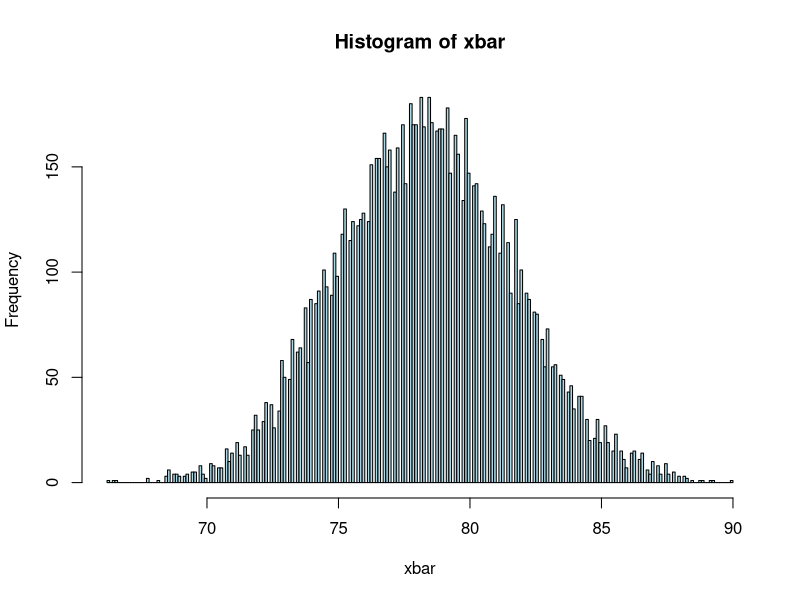
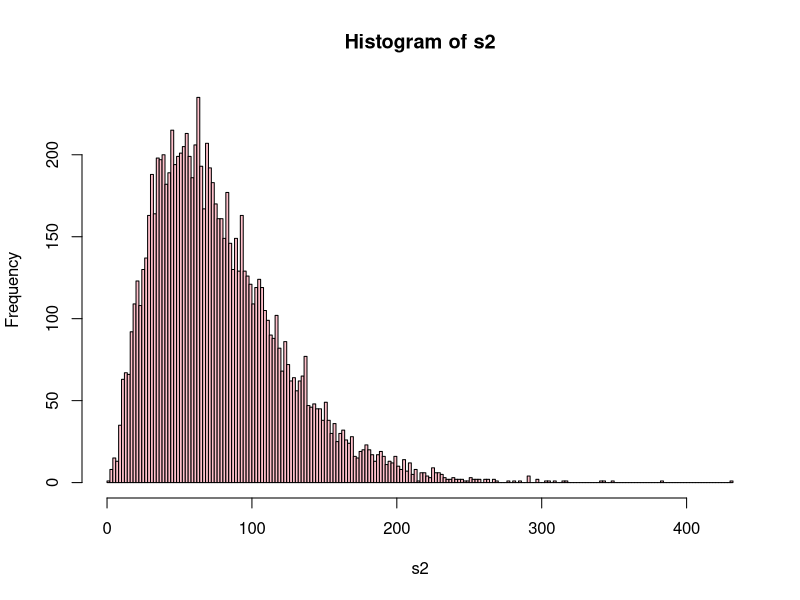

Here is the R script that generated these plots, in order:
## ---- chunk 1
y <- c(87, 53, 72, 90, 78, 85, 83)
mean(y)
c(mean = mean(y), variance = var(y))
## ---- chunk 2
xbar <- numeric(10)
s2 <- numeric(10)
xbar
s2
## ---- chunk 3
x <- rpois(7, lambda = 78.29)
x
## ---- chunk 4
set.seed(1234)
for (j in 1:10) {
    x <- rpois(7, 78.29)
    xbar[j] <- mean(x)
    s2[j] <- var(x)
}
## ---- chunk 5
set.seed(1234)
for (j in 1:10000) {
    x <- rpois(7, 78.29)
    xbar[j] <- mean(x)
    s2[j] <- var(x)
}
## ---- chunk 6
hist(xbar, breaks = 200, col = "lightblue")
## ---- chunk 7
hist(s2, breaks = 200, col = "pink")
## ---- chunk 8
mean(s2 > 159)
